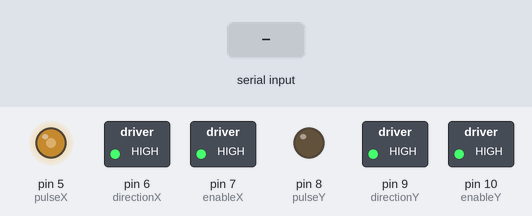
Bench run of a sketch on a simulated Arduino Uno, built with avr-gcc and run on an emulated ATmega328P. Shown: switched loads named in the sketch (green lamp = pin HIGH), output pins drawn as LEDs (lit = HIGH). Inputs (shaded band) come from the test bench. What the sketch prints to the serial monitor is not drawn.

Above: at 1.2 s.
1.3 s: "M" received over Serial
Timing chart, 0 to 4.3 s (numbered marks = the images above; inputs shaded):
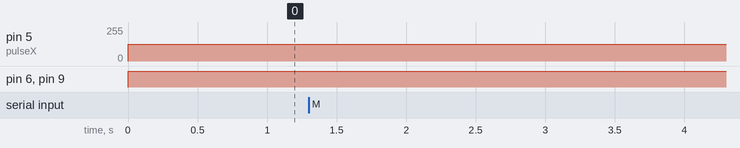

Measured:
- after the input at 1.3 s, every drawn part: stays the same

The sketch:

SteperMotorControl.ino
```cpp
#include <String.h>

const int pulseX = 5;
const int directionX = 6;
const int enableX = 7;

const int pulseY = 8;
const int directionY = 9;
const int enableY = 10;

const int counter = 4;

////Variables//////
String readString;
char* stringPointer;
int stepsPerRevolution = 3200;
int stepsPerMicroMeter = 415;
///////////////////

///////////
// Negative is outwards X-1000 ie. outwards 1mm
// Positive is inwards X1000 ie. inwards 1mm
///////////

void setup()
{
  pinMode(pulseX, OUTPUT);
  pinMode(directionX, OUTPUT);
  pinMode(enableX, OUTPUT);
  pinMode(pulseY, OUTPUT);
  pinMode(directionY, OUTPUT);
  pinMode(enableY, OUTPUT);
  pinMode(counter, INPUT);

  digitalWrite(enableX, HIGH);
  digitalWrite(enableY, HIGH);
  /*TCCR3B &= ~7;
  TCCR3B |= 3;
  TCCR4B &= ~7;
  TCCR4B |= 3;*/

  Serial.begin(115200);
}

void loop()
{
  analogWrite(pulseX, 127);
  analogWrite(pulseY, 127);
  digitalWrite(directionX, HIGH);
  digitalWrite(directionY, HIGH);

  while (Serial.available()) {
    delay(3);  //delay to allow buffer to fill
    if (Serial.available() >0) {

      char c = Serial.read();  //gets one byte from serial buffer
      readString += c; //makes the string readString
    }
  }

  if (readString.length() > 0)
  {
    stringPointer = &readString[0];
    String buffer;
    int distance = 0;

    if(strstr(stringPointer, "M"))
    {
      stringPointer++;
      while(*stringPointer)
      {
        buffer += *stringPointer;
        stringPointer++;
      }

      distance = buffer.toInt();
    }
    stringPointer = &readString[0];
    if(strstr(stringPointer, "X"))
    {
       digitalWrite(enableX, LOW);
    }

    if(strstr(stringPointer, "Y"))
    {
      digitalWrite(enableY, LOW);
    }

    if(distance < 0)
    {
      digitalWrite(directionX, LOW);
      digitalWrite(directionY, LOW);
    }
    else
    {
      digitalWrite(directionX, HIGH);
      digitalWrite(directionY, HIGH);
    }

    for(int i = 0; i < abs(distance); i++)
    {
       int j = 0, tmp = 0;

       while(j < (stepsPerMicroMeter * 2))
       {
          if(digitalRead(counter) != tmp)
          {
            j++;
          }
       }
    }
    digitalWrite(enableX, HIGH);
    digitalWrite(enableY, HIGH);

    Serial.println("OK");

    buffer = "";
    readString = "";
  }


}
```
